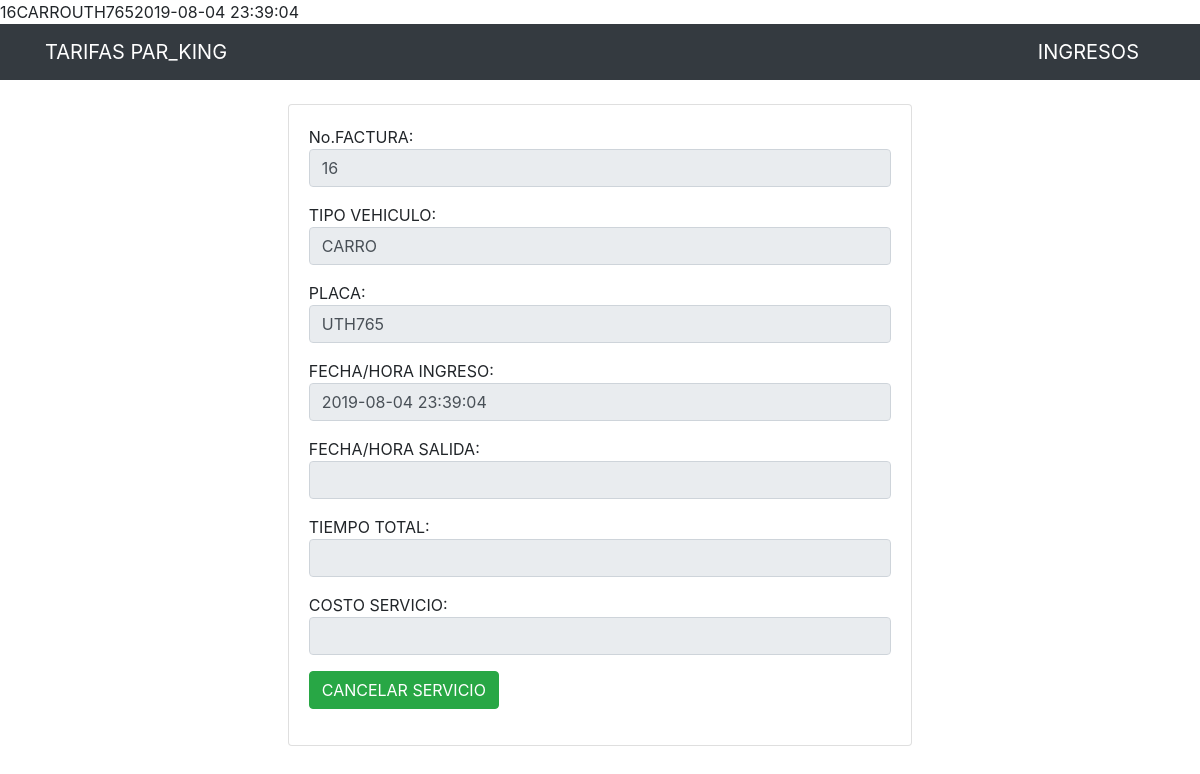
The app's page /parking-interfaz/pago_servicio.php?id=16 with its own data.
### tables this page shows
CREATE TABLE `ingresos` (
  `id` int(11) NOT NULL,
  `tipo` varchar(50) DEFAULT NULL,
  `placa` varchar(6) NOT NULL,
  `fecha_hora_ingreso` timestamp NULL DEFAULT current_timestamp(),
  `fecha_hora_salida` timestamp NULL DEFAULT current_timestamp(),
  `tiempo_total` time DEFAULT NULL,
  `costo_servicio` int(11) DEFAULT NULL
);

### parking-interfaz/pago_servicio.php (the view, shortened to what this page needs)
<?php include("db.php");
if (isset($_GET['id'])){
	$id = $_GET['id'];
	$query = "SELECT * FROM ingresos where id = $id";
	$result = mysqli_query($conn, $query);
	if (mysqli_num_rows($result) ==1) {
		$row = mysqli_fetch_array($result);
		$id =$row['id'];
		$tipo = $row['tipo'];
		$placa =$row['placa'];
		$fecha_hora_ingreso = $row['fecha_hora_ingreso'];
		$fecha_hora_salida = $row['fecha_hora_salida'];
		$tiempo_total = $row['tiempo_total'];
		$costo_servicio = $row['costo_servicio'];
		echo $tipo;
		echo $placa;
		echo $fecha_hora_ingreso;
	}
}
?>
<?php include ("includes_tarifas/header_tarifas.php")?>
<div class="container p-4">
	<div class="row">
		<div class="col-md-7 mx-auto">
			<div class="card card-body">
				<form action="pago_servicio.php?id=<?php echo $_GET['id']; ?>" method="POST">
					<div class="form-group">
						<p>No.FACTURA:<input type="text" name="id" value="<?php echo $id; ?>" class="form-control" disabled></p>
					</div>
					<div class="form-group">
						<p>TIPO VEHICULO:<input type="text" name="tipo" value="<?php echo $tipo; ?>" class="form-control" disabled></p>
					</div>
					<div class="form-group">
						<p>PLACA:<input type="text" name="placa" value="<?php echo $placa; ?>" class="form-control" disabled></p>
					</div>
					<div class="form-group">
						<p>FECHA/HORA INGRESO:<input type="text" name="fecha_hora_ingreso" value="<?php echo $fecha_hora_ingreso; ?>" class="form-control" disabled></p>
					</div>
					<div class="form-group">
						<p>FECHA/HORA SALIDA:<input type="text" name="fecha_hora_salida" value="<?php echo $fecha_hora_salida; ?>" class="form-control" disabled></p>
					</div>
					<div class="form-group">
						<p>TIEMPO TOTAL:<input type="text" name="tiempo_total" value="<?php echo $tiempo_total; ?>" class="form-control" disabled></p>
					</div>
					<div class="form-group">
						<p>COSTO SERVICIO:<input type="text" name="costo_servicio" value="<?php echo $costo_servicio; ?>" class="form-control" disabled></p>
					</div>
					<button class="btn btn-success" name="cancelar">
						CANCELAR SERVICIO
					</button>
				</form>
			</div>
		</div>
	</div>
</div>
<?php include ("includes_tarifas/footer_tarifas.php")?>

### records on screen
ingresos: tipo "CARRO", placa "UTH765", fecha_hora_ingreso "2019-08-04 23:39:04", id "16"
